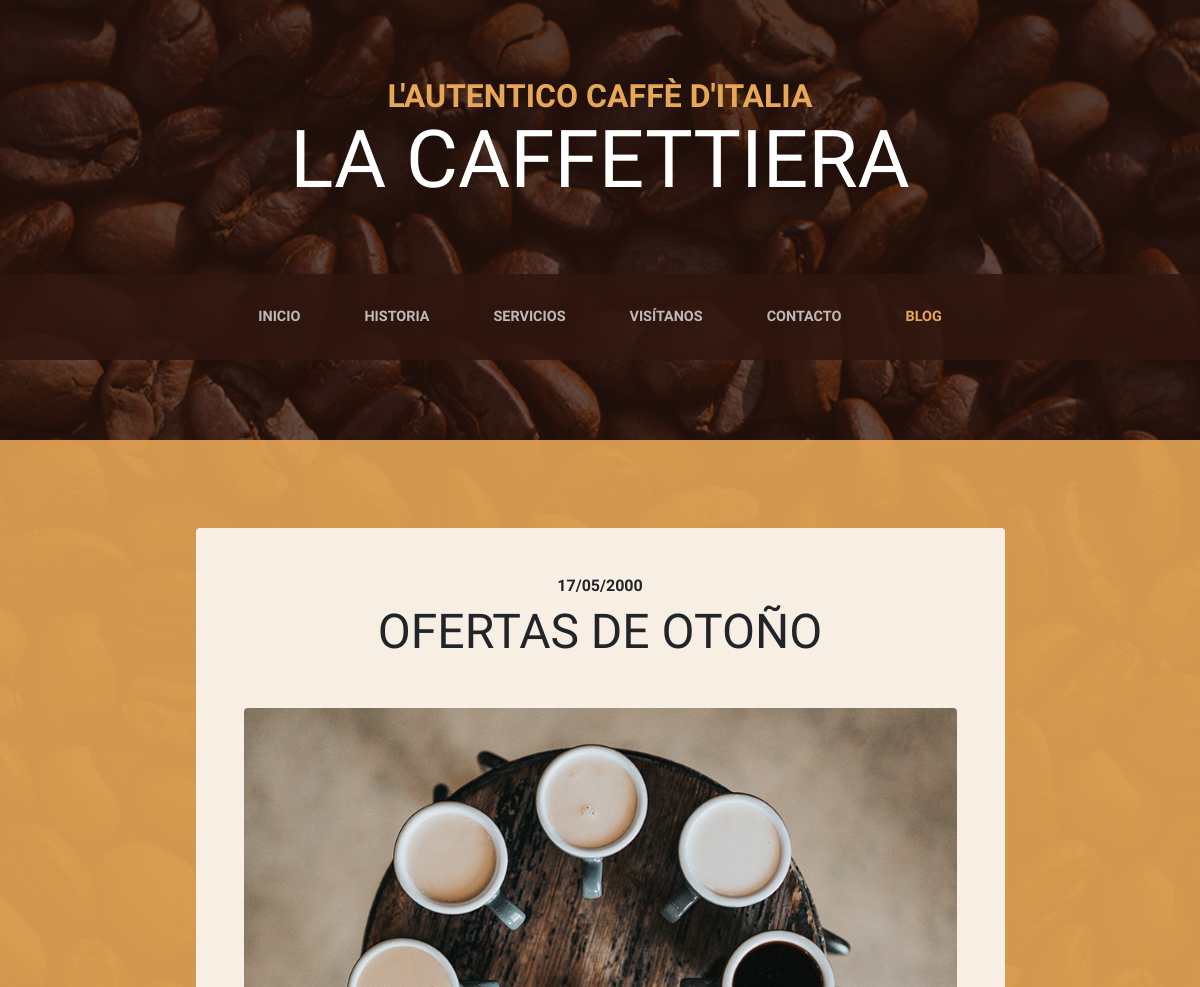
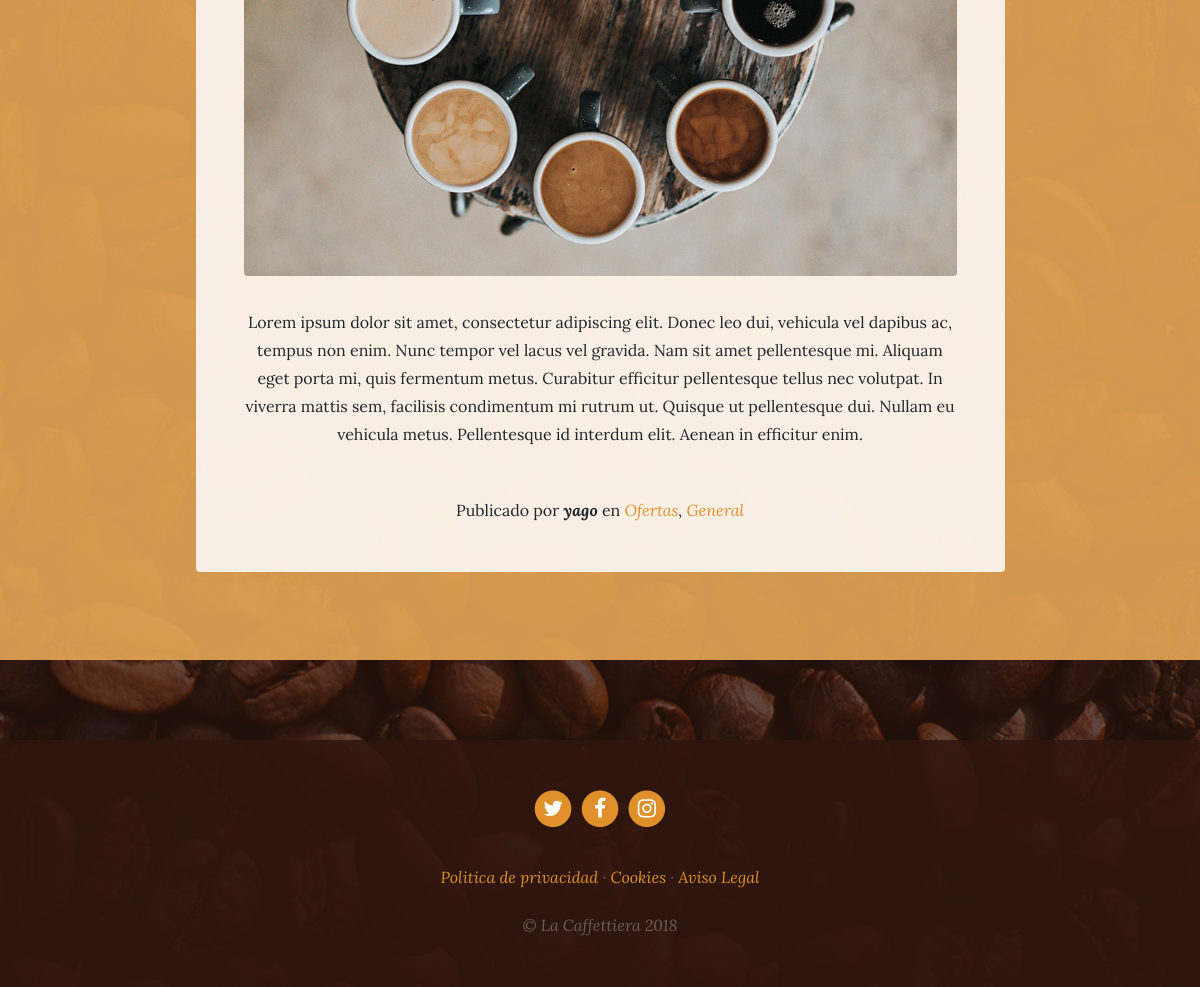
Screenshot of /blog/ with the database file from the repository (2 pictures, top to bottom).
### blog/models.py (models this page shows, shortened)
class Post(models.Model):
    title = models.CharField(max_length=200, verbose_name='Titulo')
    content = models.TextField(verbose_name='Contenido')
    published = models.DateTimeField(verbose_name='Fecha de Publicación', default=now)             #! Se usa timezone
    image = models.ImageField(verbose_name='Imagen', upload_to='blog', null=True, blank=True)
    author = models.ForeignKey(User, verbose_name='Autor', on_delete=models.CASCADE)           #! Se usa User
    categories = models.ManyToManyField(Category,verbose_name='Categories', related_name='get_posts')
    created = models.DateTimeField(auto_now_add=True, verbose_name='Fecha de creacion')
    updated = models.DateTimeField(auto_now=True, verbose_name='Fecha de modificación')
    class Meta:
        verbose_name = 'Entrada'
        verbose_name_plural = 'Entradas'
        ordering = ['-created']

class Category(models.Model):
    name = models.CharField(max_length=100, verbose_name='Nombre')
    created = models.DateTimeField(auto_now_add=True, verbose_name='Fecha de creacion')
    updated = models.DateTimeField(auto_now=True, verbose_name='Fecha de modificación')
    class Meta:
        verbose_name = 'Categoria'
        verbose_name_plural = 'Caregorias'
        ordering = ['-created']

### pages/models.py (models this page shows, shortened)
class Page(models.Model):
    title = models.CharField(max_length=200, verbose_name='Titulo')
    content = RichTextField(verbose_name='Contenido')  #!Lo sustitumos por el models...
    order = models.SmallIntegerField(verbose_name='Orden', default=0)  #!Ordenar en el orden que quiera el usuario
    created = models.DateTimeField(auto_now_add=True, verbose_name='Fecha de creacion')
    updated = models.DateTimeField(auto_now=True, verbose_name='Fecha de modificación')
    class Meta:
        verbose_name = 'Página'
        verbose_name_plural = 'Páginas'
        ordering = ['order', 'title']

### blog/views.py (the view)
# urls.py: path('', views.blog, name='blog'),
def blog(request):
    posts = Post.objects.all()
    return render(request, 'blog/blog.html', {'posts': posts})

### pages/templatetags/pages_extras.py (called while the page is built)
@register.simple_tag
def get_page_list():
    pages = Page.objects.all()
    return pages

### social/processors.py (called while the page is built)
def ctx_dict(request):
    ctx = {}
    links = Link.objects.all()
    for link in links:
        ctx[link.key] = link.url
    return ctx

### blog/templates/blog/blog.html (shortened to what this page needs)
{% extends 'core/base.html' %}
{% load static %}
{% block content %}
  {% for post in posts %}
    <section class="page-section cta">
      <div class="container">
        <div class="row">
          <div class="col-xl-9 mx-auto">
            <div class="cta-innerv text-center rounded">
              <h2 class="section-heading mb-5">
                <span class="section-heading-upper">{{post.published|date:"SHORT_DATE_FORMAT"}}</span>   {% comment %} Formateamos la fecha {% endcomment %}
                <span class="section-heading-lower">{{post.title}}</span>
              </h2>
              <p class="mb-0">
                <img class="mx-auto d-flex rounded img-fluid mb-3 mb-lg-0" src="{{post.image.url}}" alt="">
              </p>
              <p class="mb-0 mbt">{{ post.content|linebreaks }}</p> {% comment %} Para que respete los saltos de linea {% endcomment %}
              <p class="mb-0 mbt">
                <span class="section-heading-under">Publicado por <em><b>{{post.author}}</b></em> en <em>
                  {%for category in post.categories.all %}  {% comment %} Para recorrer todas las categorias {% endcomment %}
                    <em>
                      <a href="{% url 'category' category.id %}"  class='link'>{{category.name}}</a>{% if not forloop.last %},{% endif %}  {% comment %} Printear la categoria y si es el ultimo no poner coma {% endcomment %}
                    </em>
                  {% endfor %}
                </span>
              </p>
            </div>
          </div>
        </div>
      </div>
    </section>
  {% endfor %}
{% endblock %}

### core/templates/core/base.html (shortened to what this page needs)
<!DOCTYPE html>
<html lang="es">
  <head>
    {% load static %}
    <link href="{% static 'core/vendor/bootstrap/css/bootstrap.min.css' %}" rel="stylesheet">
    <link href="{% static 'core/vendor/font-awesome/css/font-awesome.min.css' %}" rel="stylesheet" type="text/css">
    <link href="{% static 'core/css/business-casual.css' %}" rel="stylesheet">
  </head>
  <body>
    <h1 class="site-heading text-center text-white d-none d-lg-block">
      <span class="site-heading-upper text-primary mb-3">L'autentico caffè d'italia</span>
      <span class="site-heading-lower">La Caffettiera</span>
    </h1>
    <nav class="navbar navbar-expand-lg navbar-dark py-lg-4" id="mainNav">
      <div class="container">
        <div class="collapse navbar-collapse" id="navbarResponsive">
          <ul class="navbar-nav mx-auto">
            <li class="nav-item {% if request.path == '/' %}active{% endif %} px-lg-4">                 {% comment %} Condicional para saber en que pagina estamos e iluminar el boton {% endcomment %}
              <a class="nav-link text-uppercase text-expanded" href="{% url 'home' %}">Inicio</a>
            </li>
            <li class="nav-item {% if request.path == '/about/' %}active{% endif %} px-lg-4">
              <a class="nav-link text-uppercase text-expanded" href="{% url 'about' %}">Historia</a>
            </li>
            <li class="nav-item {% if request.path == '/services/' %}active{% endif %} px-lg-4">
              <a class="nav-link text-uppercase text-expanded" href="{% url 'services' %}">Servicios</a>
            </li>
            <li class="nav-item {% if request.path == '/store/' %}active{% endif %} px-lg-4">
              <a class="nav-link text-uppercase text-expanded" href="{% url 'store' %}">Visítanos</a>
            </li>
            <li class="nav-item {% if request.path == '/contact/' %}active{% endif %} px-lg-4">
              <a class="nav-link text-uppercase text-expanded" href="{% url 'contact' %}">Contacto</a>
            </li>
            <li class="nav-item {% if request.path|slice:':6' == '/blog/' %}active{% endif %} px-lg-4"> {% comment %} Comprobamos si en los primeros caracteres contiene blog {% endcomment %}
              <a class="nav-link text-uppercase text-expanded" href="{% url 'blog' %}">Blog</a>
            </li>
          </ul>
        </div>
      </div>
    </nav>
    {% block content %}{% endblock %}   {% comment %} creamos bloque de contenido {% endcomment %}
    <footer class="footer text-faded text-center py-5">
      <div class="container">
        <p class="m-0">
          {% if LINK_TWITTER %}
            <a href="{{LINK_TWITTER}}" class="link">
              <span class="fa-stack fa-lg">
                <i class="fa fa-circle fa-stack-2x"></i>
                <i class="fa fa-twitter fa-stack-1x fa-inverse"></i>
              </span>
            </a>
          {% endif %}
          {% if LINK_FACEBOOK %}
            <a href="{{LINK_FACEBOOK}}" class="link">
              <span class="fa-stack fa-lg">
                <i class="fa fa-circle fa-stack-2x"></i>
                <i class="fa fa-facebook fa-stack-1x fa-inverse"></i>
              </span>
            </a>
          {% endif %}
          {% if LINK_INSTAGRAM %}
            <a href="{{LINK_INSTAGRAM}}" class="link">
              <span class="fa-stack fa-lg">
                <i class="fa fa-circle fa-stack-2x"></i>
                <i class="fa fa-instagram fa-stack-1x fa-inverse"></i>
              </span>
            </a>
          {% endif %}
	    </p>
        <p class="m-0 mbt">
          {% load pages_extras %}
          {% get_page_list as page_list %}
          {% for page in page_list %}
          <a href="{% url 'page' page.id page.title|slugify %}" class="link">{{page.title}}</a>{% if not forloop.last %} ·{% endif %} {% comment %} aplicamos la tag personalizada {% endcomment %}
          {% endfor %}
		</p>
        <p class="m-0 mbt1">&copy; La Caffettiera 2018</p>
      </div>
	</footer>
  </body>
</html>

### core/static/core/css/business-casual.css (style rules this page uses)
body { font-family: 'Lora'; background: linear-gradient(rgba(47, 23, 15, 0.65), rgba(47, 23, 15, 0.65)), url("../img/bg.jpg"); background-attachment: fixed; background-position: center; background-size: cover; }
h1, h2, h3, h4, h5, h6 { font-family: 'Raleway'; }
p { line-height: 1.75; }
.text-faded { color: rgba(255, 255, 255, 0.3); }
.site-heading { margin-top: 5rem; margin-bottom: 5rem; text-transform: uppercase; line-height: 1; font-family: 'Raleway'; }
.site-heading .site-heading-upper { display: block; font-size: 2rem; font-weight: 800; }
.site-heading .site-heading-lower { font-size: 5rem; font-weight: 100; line-height: 4rem; }
.page-section { margin-top: 5rem; margin-bottom: 5rem; }
.section-heading { text-transform: uppercase; }
.section-heading .section-heading-upper { display: block; font-size: 1rem; font-weight: 800; padding-bottom:.5rem; }
.section-heading .section-heading-lower { display: block; font-size: 3rem; font-weight: 100; }
#mainNav { background-color: rgba(47, 23, 15, 0.9); font-family: 'Raleway'; }
#mainNav .navbar-nav .nav-item .nav-link { color: rgba(255, 255, 255, 0.7); font-weight: 800; }
#mainNav .navbar-nav .nav-item.active .nav-link { color: #e6a756; }
@media (min-width: 992px) { #mainNav .navbar-nav .nav-item .nav-link { font-size: 0.9rem; } }
.cta { padding-top: 5rem; padding-bottom: 5rem; background-color: rgba(230, 167, 86, 0.9); }
.cta .cta-innerv { position: relative; padding: 3rem; margin: 0.5rem; background-color: rgba(255, 255, 255, 0.85); }
.footer { background-color: rgba(47, 23, 15, 0.9); }
.text-primary { color: #e6a756 !important; }
.mbt { padding-top: 2rem; }
.mbt1 { padding-top: 1.25rem; }
a.link { color: #df902a; }

### rows the page displays
Post: published "17/05/2000", title "OFERTAS DE OTOÑO", image (picture), content "Lorem ipsum dolor sit amet, consectetur adipiscing elit. Donec leo dui, vehicula vel dapibus ac, tempus non enim. Nunc tempor vel lacus vel gravida. Nam sit amet pellentesque mi. Aliquam eget porta mi, quis fermentum metus. Curabitur efficitur pellentesque tellus nec volutpat. In viverra mattis sem, facilisis condimentum mi rutrum ut. Quisque ut pellentesque dui. Nullam eu vehicula metus. Pellentesque id interdum elit. Aenean in efficitur enim.", author "yago"
Category: name "Ofertas"
Category: name "General"
Page: title "Politica de privacidad"
Page: title "Cookies"
Page: title "Aviso Legal"
